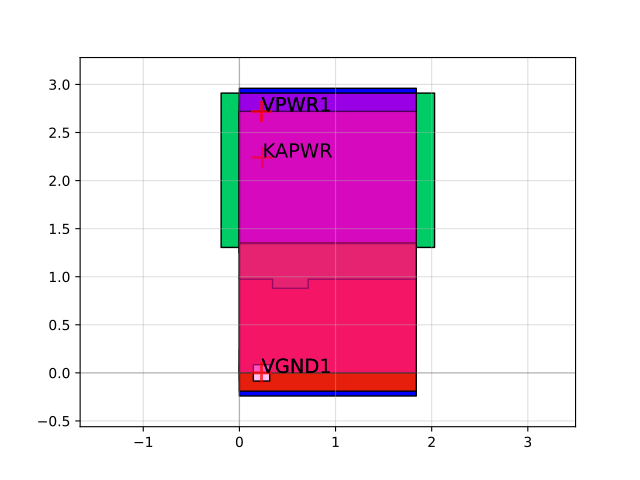

Source code (Python):
import sky130

c = sky130.components.sky130_fd_sc_hd__lpflow_clkbufkapwr_2()
c.plot()
